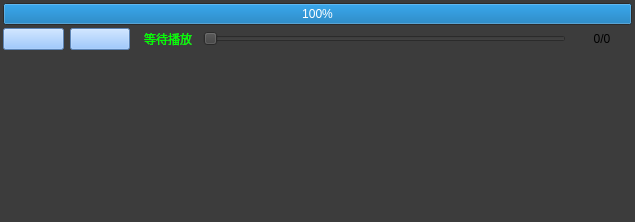
<?xml version="1.0" encoding="UTF-8"?>
<ui version="4.0">
 <class>groupWavPlay</class>
 <widget class="QWidget" name="groupWavPlay">
  <property name="geometry">
   <rect>
    <x>0</x>
    <y>0</y>
    <width>635</width>
    <height>222</height>
   </rect>
  </property>
  <property name="sizePolicy">
   <sizepolicy hsizetype="Expanding" vsizetype="Expanding">
    <horstretch>0</horstretch>
    <verstretch>0</verstretch>
   </sizepolicy>
  </property>
  <property name="windowTitle">
   <string>TargetFeatureGraphicDisplay</string>
  </property>
  <property name="styleSheet">
   <string notr="true">background-color: rgb(60, 60, 60);</string>
  </property>
  <layout class="QVBoxLayout" name="verticalLayout" stretch="0,0,5">
   <property name="spacing">
    <number>3</number>
   </property>
   <property name="leftMargin">
    <number>3</number>
   </property>
   <property name="topMargin">
    <number>3</number>
   </property>
   <property name="rightMargin">
    <number>3</number>
   </property>
   <property name="bottomMargin">
    <number>3</number>
   </property>
   <item>
    <widget class="QProgressBar" name="progressBar">
     <property name="sizePolicy">
      <sizepolicy hsizetype="Expanding" vsizetype="Fixed">
       <horstretch>0</horstretch>
       <verstretch>0</verstretch>
      </sizepolicy>
     </property>
     <property name="contextMenuPolicy">
      <enum>Qt::DefaultContextMenu</enum>
     </property>
     <property name="value">
      <number>100</number>
     </property>
     <property name="alignment">
      <set>Qt::AlignCenter</set>
     </property>
    </widget>
   </item>
   <item>
    <layout class="QHBoxLayout" name="horizontalLayout_4" stretch="1,1,1,6,1">
     <property name="sizeConstraint">
      <enum>QLayout::SetDefaultConstraint</enum>
     </property>
     <item>
      <widget class="QPushButton" name="playBtn">
       <property name="sizePolicy">
        <sizepolicy hsizetype="Expanding" vsizetype="Fixed">
         <horstretch>0</horstretch>
         <verstretch>0</verstretch>
        </sizepolicy>
       </property>
       <property name="minimumSize">
        <size>
         <width>0</width>
         <height>0</height>
        </size>
       </property>
       <property name="maximumSize">
        <size>
         <width>16777215</width>
         <height>40</height>
        </size>
       </property>
       <property name="styleSheet">
        <string notr="true">background-color: rgb(130, 186, 255);</string>
       </property>
       <property name="text">
        <string/>
       </property>
      </widget>
     </item>
     <item>
      <widget class="QPushButton" name="stopBtn">
       <property name="sizePolicy">
        <sizepolicy hsizetype="Expanding" vsizetype="Fixed">
         <horstretch>0</horstretch>
         <verstretch>0</verstretch>
        </sizepolicy>
       </property>
       <property name="minimumSize">
        <size>
         <width>0</width>
         <height>0</height>
        </size>
       </property>
       <property name="maximumSize">
        <size>
         <width>16777215</width>
         <height>40</height>
        </size>
       </property>
       <property name="styleSheet">
        <string notr="true">background-color: rgb(130, 186, 255);</string>
       </property>
       <property name="text">
        <string/>
       </property>
      </widget>
     </item>
     <item>
      <widget class="QLabel" name="label_3">
       <property name="sizePolicy">
        <sizepolicy hsizetype="Expanding" vsizetype="Fixed">
         <horstretch>0</horstretch>
         <verstretch>0</verstretch>
        </sizepolicy>
       </property>
       <property name="minimumSize">
        <size>
         <width>0</width>
         <height>0</height>
        </size>
       </property>
       <property name="maximumSize">
        <size>
         <width>16777215</width>
         <height>40</height>
        </size>
       </property>
       <property name="font">
        <font>
         <family>宋体</family>
        </font>
       </property>
       <property name="styleSheet">
        <string notr="true">border:none;
color: rgb(0, 255, 0);</string>
       </property>
       <property name="text">
        <string> 等待播放</string>
       </property>
       <property name="alignment">
        <set>Qt::AlignCenter</set>
       </property>
      </widget>
     </item>
     <item>
      <widget class="QSlider" name="horizontalSlider">
       <property name="styleSheet">
        <string notr="true">border:none;</string>
       </property>
       <property name="orientation">
        <enum>Qt::Horizontal</enum>
       </property>
      </widget>
     </item>
     <item>
      <widget class="QLabel" name="label">
       <property name="styleSheet">
        <string notr="true">border:none;</string>
       </property>
       <property name="text">
        <string>0/0</string>
       </property>
       <property name="alignment">
        <set>Qt::AlignCenter</set>
       </property>
      </widget>
     </item>
    </layout>
   </item>
   <item>
    <layout class="QHBoxLayout" name="horizontalLayout_3"/>
   </item>
  </layout>
 </widget>
 <layoutdefault spacing="6" margin="11"/>
 <resources/>
 <connections/>
</ui>
